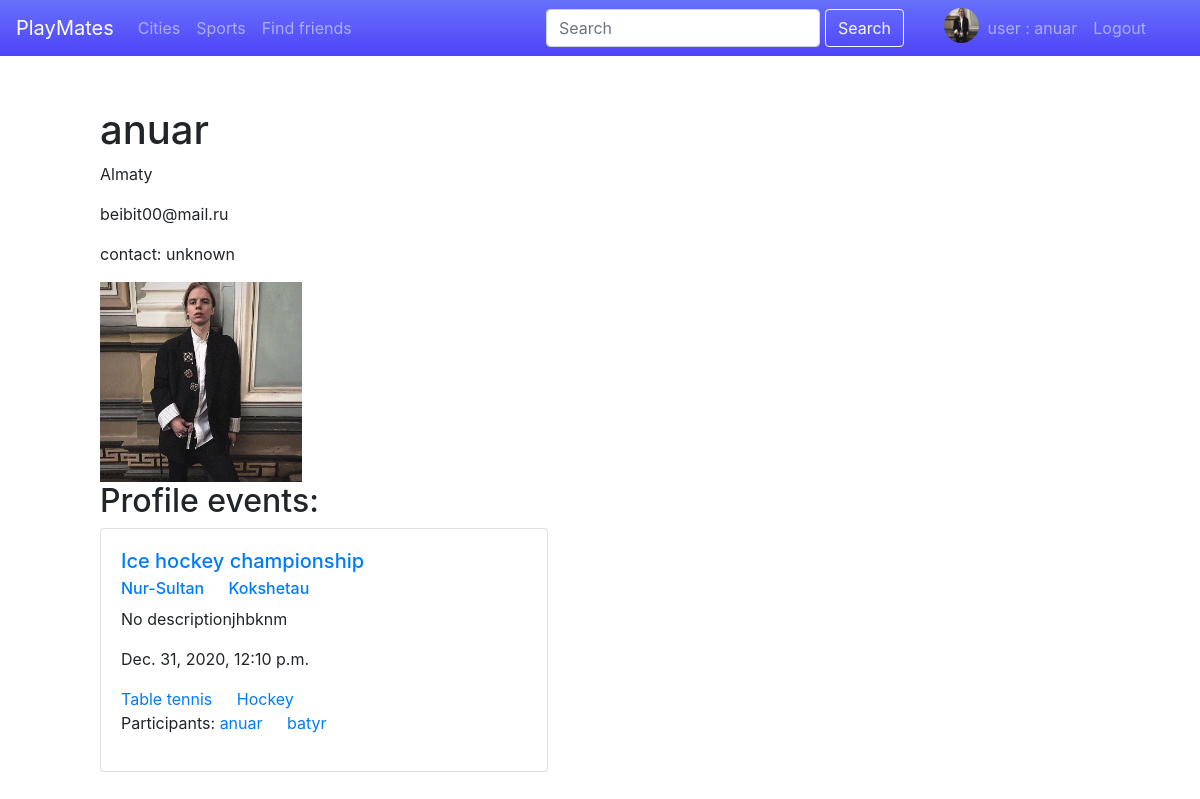
Screenshot of /profile (signed in) with the database file from the repository.
### users/models.py (models this page shows, shortened)
class Profile(models.Model):
	user = models.OneToOneField(User, on_delete=models.CASCADE)
	address = models.CharField(max_length=150)
	image = models.ImageField(default='default.jpg', upload_to='profile_pics/')
	contact = models.CharField(max_length=150, default='unknown')
	profile_events = models.ManyToManyField('Event', blank=True, related_name='profiles')
	def get_absolute_url(self):
		return reverse('profile_detail_url', kwargs={'id': self.id})

class Event(models.Model):
	title = models.CharField(max_length=150)
	description = models.TextField(default='No description')
	total_participants = models.IntegerField()
	current_participants = models.IntegerField(default=1)
	time = models.DateTimeField()
	contact = models.CharField(max_length=150, default='unknown')
	slug = models.SlugField(max_length=150, unique=True)
	tags = models.ManyToManyField('Tag', blank=True, related_name='events')
	city = models.ManyToManyField('City', blank=True, related_name='events')
	participants = models.ManyToManyField('Profile', blank=True, related_name='events')
	def get_absolute_url(self):
		return reverse('event_detail_url', kwargs={'slug': self.slug})
	class Meta:
		ordering = ['-time']

class City(models.Model):
	title = models.CharField(max_length=100, unique=True)
	slug = models.SlugField(max_length=100, blank=True, unique=True)
	def get_absolute_url(self):
		return reverse('city_detail_url', kwargs={'slug': self.slug})
	class Meta:
		ordering = ['-title']

class Tag(models.Model):
	title = models.CharField(max_length=100)
	slug = models.SlugField(max_length=100, blank=True, unique=True)
	def get_absolute_url(self):
		return reverse('tag_detail_url', kwargs={'slug': self.slug})
	class Meta:
		ordering = ['-title']

### users/views.py (the view)
# urls.py: path('profile', views.profile, name='profile'),
@login_required
def profile(request):
    return render(request, 'profile.html')

### users/templates/profile.html
{% extends "header.html" %}
{% block content %}
<h1>{{user.username}}</h1>
    <p>{{user.profile.address}}</p>
    <p>{{user.email}}</p>
    <p>contact: {{user.profile.contact}}</p>
    <img src="{{user.profile.image.url}}" style="height: 200px">
    <h2>Profile events: </h2>
    {% for event in user.profile.profile_events.all %}
    	<div class="card" style="width: 28rem;">
		  <div class="card-body">
		    <a href="{{event.get_absolute_url}}"><h5 class="card-title">{{event.title}}</h5></a>
		    <h6 class="card-subtitle mb-2 text-muted">{% for city in event.city.all %}
		    <a href="{{city.get_absolute_url}}" class="card-link">{{city.title}}</a>
		    {% endfor %}</h6>
		    <p class="card-text">{{event.description}}</p>
		    <p class="card-text">{{event.time}}</p>
		    {% for tag in event.tags.all %}
		    <a href="{{tag.get_absolute_url}}" class="card-link">{{tag.title}}</a>
		    {% endfor %}
		    <p>Participants:  {% for profile in event.participants.all %}
		    <a href="{{profile.get_absolute_url}}" class="card-link"> {{profile.user}}</a>
		    {% endfor %}</p>
		  </div>
		</div>
		<br>
    {% endfor %}
{% endblock %}

### templates/header.html (shortened to what this page needs)
<!DOCTYPE html>
<html lang="en">
<head>
    <link rel="stylesheet" href="static/bootstrap-4.4.1-dist/css/bootstrap.min.css">
</head>
<body>
    <nav class="navbar navbar-dark navbar-expand-sm bg-my" style="background:  linear-gradient(#6771fb, #4e43f9);">
        <a href="{% url 'index' %}" class="navbar-brand mr-10">PlayMates</a>
        <div class="collapse navbar-collapse navbarMenu">
            <ul class="navbar-nav mr-auto">
                <li class="nav-item ">
                    <a class="links nav-link" href="{% url 'cities' %}">Cities</a>
                </li>
                <li class="nav-item ">
                    <a class="links nav-link" href="{% url 'sports' %}">Sports</a>
                </li>
                <li class="nav-item ">
                    <a class="links nav-link" href="{% url 'users' %}">Find friends</a>
                </li>
            </ul>
        </div>
        <form class="form-inline navbar-collapse collapse navbarMenu justify-content-end ml-auto" style="margin-right:10px ;">
            <input class="form-control" type="search" style="min-width: 30%; max-width: 70%; margin-right: 5px;" placeholder="Search" aria-label="Search">
            <button class="btn btn-outline-light my-1 my-sm-0" type="submit">Search</button>
        </form>
        <div class="navbar-collapse collapse justify-content-end" style=" max-width:270px">
            <ul class="navbar-nav " style="margin-left:30px ; margin-right:30px;">
                <li class="nav-item ">
                    {% if user.is_authenticated %}
                    <img src="{{user.profile.image.url}}" style="border-radius: 50%; width: 35px; height: 35px;" alt="">
                </li>
                <li class="nav-item ">
                    <a class="links nav-link" href="{% url 'profile' %}">user :  {{user.username}}</a>
                </li>
                <li class="nav-item ">
                    <a class="links nav-link" href="{% url 'logout' %}">Logout</a>
                </li>
                {% endif %}
            </ul>
        </div>
    </nav>
    <div style="margin: 50px; margin-left: 100px;">
      {% block content %}
    {% endblock %}
    </div>
</body>
</html>

### rows the page displays
Event: title "Ice hockey championship", description "No descriptionjhbknm", time "Dec. 31, 2020, 12:10 p.m."
City: title "Nur-Sultan"
City: title "Kokshetau"
Tag: title "Table tennis"
Tag: title "Hockey"
Profile: user "anuar"
Profile: user "batyr"

### other values shown
{{ user.username }} "anuar"
{{ user.profile.address }} "Almaty"
{{ user.email }} "beibit00@mail.ru"
{{ user.profile.contact }} "unknown"
